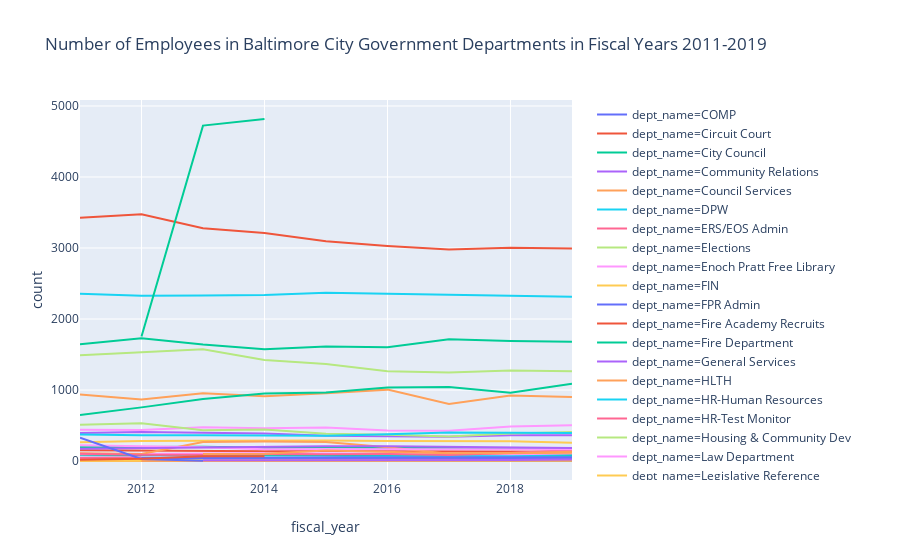

Notebook code cell kept with this figure:
### Code cell
line_dept

### Figure 1 — Plotly figure (JSON) as saved in the notebook; plotly's stock layout.template omitted (floating-point values rounded to 4 significant figures)
{"data": [{"hoverlabel": {"namelength": 0}, "hovertemplate": "dept_name=COMP<br>fiscal_year=%{x}<br>count=%{y}", "legendgroup": "dept_name=COMP", "line": {"color": "#636efa", "dash": "solid"}, "mode": "lines", "name": "dept_name=COMP", "showlegend": true, "type": "scatter", "x": [2011, 2012, 2013, 2014, 2015, 2016, 2017, 2018, 2019], "xaxis": "x", "y": [91, 86, 95, 90, 91, 87, 95, 86, 87], "yaxis": "y"}, {"hoverlabel": {"namelength": 0}, "hovertemplate": "dept_name=Circuit Court<br>fiscal_year=%{x}<br>count=%{y}", "legendgroup": "dept_name=Circuit Court", "line": {"color": "#EF553B", "dash": "solid"}, "mode": "lines", "name": "dept_name=Circuit Court", "showlegend": true, "type": "scatter", "x": [2011, 2012, 2013, 2014, 2015, 2016, 2017, 2018, 2019], "xaxis": "x", "y": [154, 149, 139, 140, 141, 137, 136, 133, 131], "yaxis": "y"}, {"hoverlabel": {"namelength": 0}, "hovertemplate": "dept_name=City Council<br>fiscal_year=%{x}<br>count=%{y}", "legendgroup": "dept_name=City Council", "line": {"color": "#00cc96", "dash": "solid"}, "mode": "lines", "name": "dept_name=City Council", "showlegend": true, "type": "scatter", "x": [2011, 2012, 2013, 2014, 2015, 2016, 2017, 2018, 2019], "xaxis": "x", "y": [88, 90, 87, 93, 96, 90, 86, 91, 85], "yaxis": "y"}, {"hoverlabel": {"namelength": 0}, "hovertemplate": "dept_name=Community Relations<br>fiscal_year=%{x}<br>count=%{y}", "legendgroup": "dept_name=Community Relations", "line": {"color": "#ab63fa", "dash": "solid"}, "mode": "lines", "name": "dept_name=Community Relations", "showlegend": true, "type": "scatter", "x": [2011, 2012], "xaxis": "x", "y": [10, 12], "yaxis": "y"}, {"hoverlabel": {"namelength": 0}, "hovertemplate": "dept_name=Council Services<br>fiscal_year=%{x}<br>count=%{y}", "legendgroup": "dept_name=Council Services", "line": {"color": "#FFA15A", "dash": "solid"}, "mode": "lines", "name": "dept_name=Council Services", "showlegend": true, "type": "scatter", "x": [2011, 2012, 2013, 2014, 2015, 2016, 2017, 2018, 2019], "xaxis": "x", "y": [5, 6, 6, 6, 6, 6, 5, 6, 6], "yaxis": "y"}, {"hoverlabel": {"namelength": 0}, "hovertemplate": "dept_name=DPW<br>fiscal_year=%{x}<br>count=%{y}", "legendgroup": "dept_name=DPW", "line": {"color": "#19d3f3", "dash": "solid"}, "mode": "lines", "name": "dept_name=DPW", "showlegend": true, "type": "scatter", "x": [2011, 2012, 2013, 2014, 2015, 2016, 2017, 2018, 2019], "xaxis": "x", "y": [2356, 2327, 2332, 2337, 2369, 2354, 2344, 2319, 2314], "yaxis": "y"}, {"hoverlabel": {"namelength": 0}, "hovertemplate": "dept_name=ERS/EOS Admin<br>fiscal_year=%{x}<br>count=%{y}", "legendgroup": "dept_name=ERS/EOS Admin", "line": {"color": "#FF6692", "dash": "solid"}, "mode": "lines", "name": "dept_name=ERS/EOS Admin", "showlegend": true, "type": "scatter", "x": [2011, 2012, 2013, 2014, 2015, 2016, 2017, 2018, 2019], "xaxis": "x", "y": [27, 28, 29, 33, 32, 31, 32, 31, 32], "yaxis": "y"}, {"hoverlabel": {"namelength": 0}, "hovertemplate": "dept_name=Elections<br>fiscal_year=%{x}<br>count=%{y}", "legendgroup": "dept_name=Elections", "line": {"color": "#B6E880", "dash": "solid"}, "mode": "lines", "name": "dept_name=Elections", "showlegend": true, "type": "scatter", "x": [2011, 2012, 2013, 2014, 2015, 2016, 2017, 2018, 2019], "xaxis": "x", "y": [6, 11, 8, 8, 8, 11, 5, 5, 6], "yaxis": "y"}, {"hoverlabel": {"namelength": 0}, "hovertemplate": "dept_name=Enoch Pratt Free Library<br>fiscal_year=%{x}<br>count=%{y}", "legendgroup": "dept_name=Enoch Pratt Free Library", "line": {"color": "#FF97FF", "dash": "solid"}, "mode": "lines", "name": "dept_name=Enoch Pratt Free Library", "showlegend": true, "type": "scatter", "x": [2011, 2012, 2013, 2014, 2015, 2016, 2017, 2018, 2019], "xaxis": "x", "y": [442, 439, 475, 463, 473, 431, 427, 488, 503], "yaxis": "y"}, {"hoverlabel": {"namelength": 0}, "hovertemplate": "dept_name=FIN<br>fiscal_year=%{x}<br>count=%{y}", "legendgroup": "dept_name=FIN", "line": {"color": "#FECB52", "dash": "solid"}, "mode": "lines", "name": "dept_name=FIN", "showlegend": true, "type": "scatter", "x": [2011, 2012, 2013, 2014, 2015, 2016, 2017, 2018, 2019], "xaxis": "x", "y": [265, 281, 286, 288, 290, 281, 278, 278, 259], "yaxis": "y"}, {"hoverlabel": {"namelength": 0}, "hovertemplate": "dept_name=FPR Admin<br>fiscal_year=%{x}<br>count=%{y}", "legendgroup": "dept_name=FPR Admin", "line": {"color": "#636efa", "dash": "solid"}, "mode": "lines", "name": "dept_name=FPR Admin", "showlegend": true, "type": "scatter", "x": [2011, 2012, 2013, 2014, 2015, 2016, 2017, 2018, 2019], "xaxis": "x", "y": [21, 22, 22, 25, 27, 27, 28, 30, 26], "yaxis": "y"}, {"hoverlabel": {"namelength": 0}, "hovertemplate": "dept_name=Fire Academy Recruits<br>fiscal_year=%{x}<br>count=%{y}", "legendgroup": "dept_name=Fire Academy Recruits", "line": {"color": "#EF553B", "dash": "solid"}, "mode": "lines", "name": "dept_name=Fire Academy Recruits", "showlegend": true, "type": "scatter", "x": [2011], "xaxis": "x", "y": [80], "yaxis": "y"}, {"hoverlabel": {"namelength": 0}, "hovertemplate": "dept_name=Fire Department<br>fiscal_year=%{x}<br>count=%{y}", "legendgroup": "dept_name=Fire Department", "line": {"color": "#00cc96", "dash": "solid"}, "mode": "lines", "name": "dept_name=Fire Department", "showlegend": true, "type": "scatter", "x": [2011, 2012, 2013, 2014, 2015, 2016, 2017, 2018, 2019], "xaxis": "x", "y": [1646, 1730, 1640, 1576, 1615, 1604, 1715, 1690, 1681], "yaxis": "y"}, {"hoverlabel": {"namelength": 0}, "hovertemplate": "dept_name=General Services<br>fiscal_year=%{x}<br>count=%{y}", "legendgroup": "dept_name=General Services", "line": {"color": "#ab63fa", "dash": "solid"}, "mode": "lines", "name": "dept_name=General Services", "showlegend": true, "type": "scatter", "x": [2011, 2012, 2013, 2014, 2015, 2016, 2017, 2018, 2019], "xaxis": "x", "y": [396, 411, 400, 389, 357, 352, 344, 365, 362], "yaxis": "y"}, {"hoverlabel": {"namelength": 0}, "hovertemplate": "dept_name=HLTH<br>fiscal_year=%{x}<br>count=%{y}", "legendgroup": "dept_name=HLTH", "line": {"color": "#FFA15A", "dash": "solid"}, "mode": "lines", "name": "dept_name=HLTH", "showlegend": true, "type": "scatter", "x": [2011, 2012, 2013, 2014, 2015, 2016, 2017, 2018, 2019], "xaxis": "x", "y": [938, 867, 954, 913, 956, 1006, 803, 923, 901], "yaxis": "y"}, {"hoverlabel": {"namelength": 0}, "hovertemplate": "dept_name=HR-Human Resources<br>fiscal_year=%{x}<br>count=%{y}", "legendgroup": "dept_name=HR-Human Resources", "line": {"color": "#19d3f3", "dash": "solid"}, "mode": "lines", "name": "dept_name=HR-Human Resources", "showlegend": true, "type": "scatter", "x": [2011, 2012, 2013, 2014, 2015, 2016, 2017, 2018, 2019], "xaxis": "x", "y": [42, 44, 47, 55, 55, 63, 70, 72, 65], "yaxis": "y"}, {"hoverlabel": {"namelength": 0}, "hovertemplate": "dept_name=HR-Test Monitor<br>fiscal_year=%{x}<br>count=%{y}", "legendgroup": "dept_name=HR-Test Monitor", "line": {"color": "#FF6692", "dash": "solid"}, "mode": "lines", "name": "dept_name=HR-Test Monitor", "showlegend": true, "type": "scatter", "x": [2011, 2012, 2013, 2014, 2015, 2016, 2017, 2018, 2019], "xaxis": "x", "y": [10, 11, 12, 11, 11, 11, 6, 8, 7], "yaxis": "y"}, {"hoverlabel": {"namelength": 0}, "hovertemplate": "dept_name=Housing & Community Dev<br>fiscal_year=%{x}<br>count=%{y}", "legendgroup": "dept_name=Housing & Community Dev", "line": {"color": "#B6E880", "dash": "solid"}, "mode": "lines", "name": "dept_name=Housing & Community Dev", "showlegend": true, "type": "scatter", "x": [2011, 2012, 2013, 2014, 2015, 2016, 2017, 2018, 2019], "xaxis": "x", "y": [513, 533, 433, 446, 384, 372, 345, 388, 408], "yaxis": "y"}, {"hoverlabel": {"namelength": 0}, "hovertemplate": "dept_name=Law Department<br>fiscal_year=%{x}<br>count=%{y}", "legendgroup": "dept_name=Law Department", "line": {"color": "#FF97FF", "dash": "solid"}, "mode": "lines", "name": "dept_name=Law Department", "showlegend": true, "type": "scatter", "x": [2011, 2012, 2013, 2014, 2015, 2016, 2017, 2018, 2019], "xaxis": "x", "y": [97, 105, 107, 110, 108, 106, 101, 96, 107], "yaxis": "y"}, {"hoverlabel": {"namelength": 0}, "hovertemplate": "dept_name=Legislative Reference<br>fiscal_year=%{x}<br>count=%{y}", "legendgroup": "dept_name=Legislative Reference", "line": {"color": "#FECB52", "dash": "solid"}, "mode": "lines", "name": "dept_name=Legislative Reference", "showlegend": true, "type": "scatter", "x": [2011, 2012, 2013, 2014, 2015, 2016, 2017, 2018, 2019], "xaxis": "x", "y": [6, 6, 5, 5, 5, 5, 5, 4, 6], "yaxis": "y"}, {"hoverlabel": {"namelength": 0}, "hovertemplate": "dept_name=Liquor License Board<br>fiscal_year=%{x}<br>count=%{y}", "legendgroup": "dept_name=Liquor License Board", "line": {"color": "#636efa", "dash": "solid"}, "mode": "lines", "name": "dept_name=Liquor License Board", "showlegend": true, "type": "scatter", "x": [2011, 2012, 2013, 2014, 2015, 2016, 2017, 2018, 2019], "xaxis": "x", "y": [30, 36, 29, 20, 24, 19, 22, 24, 22], "yaxis": "y"}, {"hoverlabel": {"namelength": 0}, "hovertemplate": "dept_name=M-R Cable & Comm<br>fiscal_year=%{x}<br>count=%{y}", "legendgroup": "dept_name=M-R Cable & Comm", "line": {"color": "#EF553B", "dash": "solid"}, "mode": "lines", "name": "dept_name=M-R Cable & Comm", "showlegend": true, "type": "scatter", "x": [2011, 2012, 2013, 2014, 2015, 2016, 2017, 2018, 2019], "xaxis": "x", "y": [4, 4, 3, 4, 4, 4, 4, 10, 10], "yaxis": "y"}, {"hoverlabel": {"namelength": 0}, "hovertemplate": "dept_name=M-R Convention Center<br>fiscal_year=%{x}<br>count=%{y}", "legendgroup": "dept_name=M-R Convention Center", "line": {"color": "#00cc96", "dash": "solid"}, "mode": "lines", "name": "dept_name=M-R Convention Center", "showlegend": true, "type": "scatter", "x": [2011, 2012, 2013, 2014, 2015, 2016, 2017, 2018, 2019], "xaxis": "x", "y": [194, 196, 201, 188, 194, 189, 186, 182, 179], "yaxis": "y"}, {"hoverlabel": {"namelength": 0}, "hovertemplate": "dept_name=M-R Environmental Cntrl<br>fiscal_year=%{x}<br>count=%{y}", "legendgroup": "dept_name=M-R Environmental Cntrl", "line": {"color": "#ab63fa", "dash": "solid"}, "mode": "lines", "name": "dept_name=M-R Environmental Cntrl", "showlegend": true, "type": "scatter", "x": [2011, 2012, 2013, 2014, 2015, 2016, 2017, 2018, 2019], "xaxis": "x", "y": [7, 8, 8, 8, 6, 6, 7, 8, 10], "yaxis": "y"}, {"hoverlabel": {"namelength": 0}, "hovertemplate": "dept_name=M-R Info Technology<br>fiscal_year=%{x}<br>count=%{y}", "legendgroup": "dept_name=M-R Info Technology", "line": {"color": "#FFA15A", "dash": "solid"}, "mode": "lines", "name": "dept_name=M-R Info Technology", "showlegend": true, "type": "scatter", "x": [2011, 2012, 2013, 2014, 2015, 2016, 2017, 2018, 2019], "xaxis": "x", "y": [110, 99, 268, 277, 269, 193, 104, 112, 118], "yaxis": "y"}, {"hoverlabel": {"namelength": 0}, "hovertemplate": "dept_name=M-R Labor Commissioner<br>fiscal_year=%{x}<br>count=%{y}", "legendgroup": "dept_name=M-R Labor Commissioner", "line": {"color": "#19d3f3", "dash": "solid"}, "mode": "lines", "name": "dept_name=M-R Labor Commissioner", "showlegend": true, "type": "scatter", "x": [2011, 2012, 2013, 2014, 2015, 2016, 2017, 2018, 2019], "xaxis": "x", "y": [5, 5, 6, 6, 6, 6, 6, 6, 6], "yaxis": "y"}, {"hoverlabel": {"namelength": 0}, "hovertemplate": "dept_name=Mayors Office<br>fiscal_year=%{x}<br>count=%{y}", "legendgroup": "dept_name=Mayors Office", "line": {"color": "#FF6692", "dash": "solid"}, "mode": "lines", "name": "dept_name=Mayors Office", "showlegend": true, "type": "scatter", "x": [2011, 2012, 2013, 2014, 2015, 2016, 2017, 2018, 2019], "xaxis": "x", "y": [104, 89, 88, 100, 96, 99, 86, 113, 156], "yaxis": "y"}, {"hoverlabel": {"namelength": 0}, "hovertemplate": "dept_name=Municipal & Zoning Appeals 001<br>fiscal_year=%{x}<br>count=%{y}", "legendgroup": "dept_name=Municipal & Zoning Appeals 001", "line": {"color": "#B6E880", "dash": "solid"}, "mode": "lines", "name": "dept_name=Municipal & Zoning Appeals 001", "showlegend": true, "type": "scatter", "x": [2011, 2012, 2013, 2015, 2016, 2017, 2018, 2019], "xaxis": "x", "y": [8, 9, 9, 9, 9, 9, 9, 10], "yaxis": "y"}, {"hoverlabel": {"namelength": 0}, "hovertemplate": "dept_name=OED-Employment Dev<br>fiscal_year=%{x}<br>count=%{y}", "legendgroup": "dept_name=OED-Employment Dev", "line": {"color": "#FF97FF", "dash": "solid"}, "mode": "lines", "name": "dept_name=OED-Employment Dev", "showlegend": true, "type": "scatter", "x": [2011, 2012, 2013, 2014, 2015, 2016, 2017, 2018, 2019], "xaxis": "x", "y": [224, 208, 195, 165, 162, 160, 166, 165, 166], "yaxis": "y"}, {"hoverlabel": {"namelength": 0}, "hovertemplate": "dept_name=Orphan's Court<br>fiscal_year=%{x}<br>count=%{y}", "legendgroup": "dept_name=Orphan's Court", "line": {"color": "#FECB52", "dash": "solid"}, "mode": "lines", "name": "dept_name=Orphan's Court", "showlegend": true, "type": "scatter", "x": [2011, 2012, 2013, 2014, 2015, 2016, 2017, 2018, 2019], "xaxis": "x", "y": [10, 11, 12, 11, 10, 12, 10, 11, 11], "yaxis": "y"}, {"hoverlabel": {"namelength": 0}, "hovertemplate": "dept_name=Planning Department<br>fiscal_year=%{x}<br>count=%{y}", "legendgroup": "dept_name=Planning Department", "line": {"color": "#636efa", "dash": "solid"}, "mode": "lines", "name": "dept_name=Planning Department", "showlegend": true, "type": "scatter", "x": [2011, 2012, 2013, 2014, 2015, 2016, 2017, 2018, 2019], "xaxis": "x", "y": [47, 45, 47, 48, 50, 51, 57, 58, 55], "yaxis": "y"}, {"hoverlabel": {"namelength": 0}, "hovertemplate": "dept_name=Police Department<br>fiscal_year=%{x}<br>count=%{y}", "legendgroup": "dept_name=Police Department", "line": {"color": "#EF553B", "dash": "solid"}, "mode": "lines", "name": "dept_name=Police Department", "showlegend": true, "type": "scatter", "x": [2011, 2012, 2013, 2014, 2015, 2016, 2017, 2018, 2019], "xaxis": "x", "y": [3428, 3475, 3278, 3211, 3097, 3030, 2981, 3005, 2993], "yaxis": "y"}, {"hoverlabel": {"namelength": 0}, "hovertemplate": "dept_name=R&P<br>fiscal_year=%{x}<br>count=%{y}", "legendgroup": "dept_name=R&P", "line": {"color": "#00cc96", "dash": "solid"}, "mode": "lines", "name": "dept_name=R&P", "showlegend": true, "type": "scatter", "x": [2011, 2012, 2013, 2014, 2015, 2016, 2017, 2018, 2019], "xaxis": "x", "y": [650, 756, 874, 953, 966, 1037, 1042, 961, 1088], "yaxis": "y"}, {"hoverlabel": {"namelength": 0}, "hovertemplate": "dept_name=Sheriff's Office<br>fiscal_year=%{x}<br>count=%{y}", "legendgroup": "dept_name=Sheriff's Office", "line": {"color": "#ab63fa", "dash": "solid"}, "mode": "lines", "name": "dept_name=Sheriff's Office", "showlegend": true, "type": "scatter", "x": [2011, 2012, 2013, 2014, 2015, 2016, 2017, 2018, 2019], "xaxis": "x", "y": [175, 182, 191, 206, 210, 209, 200, 199, 185], "yaxis": "y"}, {"hoverlabel": {"namelength": 0}, "hovertemplate": "dept_name=Special City Services<br>fiscal_year=%{x}<br>count=%{y}", "legendgroup": "dept_name=Special City Services", "line": {"color": "#FFA15A", "dash": "solid"}, "mode": "lines", "name": "dept_name=Special City Services", "showlegend": true, "type": "scatter", "x": [2011, 2012, 2013, 2014, 2015, 2016, 2017, 2018, 2019], "xaxis": "x", "y": [2, 2, 3, 4, 4, 4, 4, 3, 3], "yaxis": "y"}, {"hoverlabel": {"namelength": 0}, "hovertemplate": "dept_name=States Attorneys Office<br>fiscal_year=%{x}<br>count=%{y}", "legendgroup": "dept_name=States Attorneys Office", "line": {"color": "#19d3f3", "dash": "solid"}, "mode": "lines", "name": "dept_name=States Attorneys Office", "showlegend": true, "type": "scatter", "x": [2011, 2012, 2013, 2014, 2015, 2016, 2017, 2018, 2019], "xaxis": "x", "y": [375, 362, 364, 358, 358, 379, 401, 400, 395], "yaxis": "y"}, {"hoverlabel": {"namelength": 0}, "hovertemplate": "dept_name=TANF Cust<br>fiscal_year=%{x}<br>count=%{y}", "legendgroup": "dept_name=TANF Cust", "line": {"color": "#FF6692", "dash": "solid"}, "mode": "lines", "name": "dept_name=TANF Cust", "showlegend": true, "type": "scatter", "x": [2011, 2012], "xaxis": "x", "y": [45, 50], "yaxis": "y"}, {"hoverlabel": {"namelength": 0}, "hovertemplate": "dept_name=TRANS<br>fiscal_year=%{x}<br>count=%{y}", "legendgroup": "dept_name=TRANS", "line": {"color": "#B6E880", "dash": "solid"}, "mode": "lines", "name": "dept_name=TRANS", "showlegend": true, "type": "scatter", "x": [2011, 2012, 2013, 2014, 2015, 2016, 2017, 2018, 2019], "xaxis": "x", "y": [1490, 1535, 1576, 1423, 1368, 1266, 1246, 1276, 1264], "yaxis": "y"}, {"hoverlabel": {"namelength": 0}, "hovertemplate": "dept_name=Wage Commissioner<br>fiscal_year=%{x}<br>count=%{y}", "legendgroup": "dept_name=Wage Commissioner", "line": {"color": "#FF97FF", "dash": "solid"}, "mode": "lines", "name": "dept_name=Wage Commissioner", "showlegend": true, "type": "scatter", "x": [2011], "xaxis": "x", "y": [3], "yaxis": "y"}, {"hoverlabel": {"namelength": 0}, "hovertemplate": "dept_name=War Memorial Commission<br>fiscal_year=%{x}<br>count=%{y}", "legendgroup": "dept_name=War Memorial Commission", "line": {"color": "#FECB52", "dash": "solid"}, "mode": "lines", "name": "dept_name=War Memorial Commission", "showlegend": true, "type": "scatter", "x": [2011, 2012], "xaxis": "x", "y": [4, 4], "yaxis": "y"}, {"hoverlabel": {"namelength": 0}, "hovertemplate": "dept_name=Youth Cust<br>fiscal_year=%{x}<br>count=%{y}", "legendgroup": "dept_name=Youth Cust", "line": {"color": "#636efa", "dash": "solid"}, "mode": "lines", "name": "dept_name=Youth Cust", "showlegend": true, "type": "scatter", "x": [2011, 2012, 2013], "xaxis": "x", "y": [328, 29, 6], "yaxis": "y"}, {"hoverlabel": {"namelength": 0}, "hovertemplate": "dept_name=Youth Temp Adult<br>fiscal_year=%{x}<br>count=%{y}", "legendgroup": "dept_name=Youth Temp Adult", "line": {"color": "#EF553B", "dash": "solid"}, "mode": "lines", "name": "dept_name=Youth Temp Adult", "showlegend": true, "type": "scatter", "x": [2011, 2012, 2013, 2014], "xaxis": "x", "y": [18, 31, 67, 69], "yaxis": "y"}, {"hoverlabel": {"namelength": 0}, "hovertemplate": "dept_name=Youth Summer<br>fiscal_year=%{x}<br>count=%{y}", "legendgroup": "dept_name=Youth Summer", "line": {"color": "#00cc96", "dash": "solid"}, "mode": "lines", "name": "dept_name=Youth Summer", "showlegend": true, "type": "scatter", "x": [2012, 2013, 2014], "xaxis": "x", "y": [1755, 4724, 4817], "yaxis": "y"}, {"hoverlabel": {"namelength": 0}, "hovertemplate": "dept_name=Civil Rights & Wage Enforce<br>fiscal_year=%{x}<br>count=%{y}", "legendgroup": "dept_name=Civil Rights & Wage Enforce", "line": {"color": "#ab63fa", "dash": "solid"}, "mode": "lines", "name": "dept_name=Civil Rights & Wage Enforce", "showlegend": true, "type": "scatter", "x": [2013, 2015, 2016, 2017, 2018, 2019], "xaxis": "x", "y": [12, 11, 14, 16, 16, 23], "yaxis": "y"}, {"hoverlabel": {"namelength": 0}, "hovertemplate": "dept_name=M-R Human Services<br>fiscal_year=%{x}<br>count=%{y}", "legendgroup": "dept_name=M-R Human Services", "line": {"color": "#FFA15A", "dash": "solid"}, "mode": "lines", "name": "dept_name=M-R Human Services", "showlegend": true, "type": "scatter", "x": [2013, 2014, 2015, 2016, 2017, 2018, 2019], "xaxis": "x", "y": [98, 104, 149, 128, 111, 112, 131], "yaxis": "y"}, {"hoverlabel": {"namelength": 0}, "hovertemplate": "dept_name=OED-Participants-Youth Summer<br>fiscal_year=%{x}<br>count=%{y}", "legendgroup": "dept_name=OED-Participants-Youth Summer", "line": {"color": "#19d3f3", "dash": "solid"}, "mode": "lines", "name": "dept_name=OED-Participants-Youth Summer", "showlegend": true, "type": "scatter", "x": [2013], "xaxis": "x", "y": [1], "yaxis": "y"}, {"hoverlabel": {"namelength": 0}, "hovertemplate": "dept_name=Civil Rights & Wage Enfor<br>fiscal_year=%{x}<br>count=%{y}", "legendgroup": "dept_name=Civil Rights & Wage Enfor", "line": {"color": "#FF6692", "dash": "solid"}, "mode": "lines", "name": "dept_name=Civil Rights & Wage Enfor", "showlegend": true, "type": "scatter", "x": [2014], "xaxis": "x", "y": [12], "yaxis": "y"}, {"hoverlabel": {"namelength": 0}, "hovertemplate": "dept_name=Municipal & Zoning Appeal<br>fiscal_year=%{x}<br>count=%{y}", "legendgroup": "dept_name=Municipal & Zoning Appeal", "line": {"color": "#B6E880", "dash": "solid"}, "mode": "lines", "name": "dept_name=Municipal & Zoning Appeal", "showlegend": true, "type": "scatter", "x": [2014], "xaxis": "x", "y": [9], "yaxis": "y"}, {"hoverlabel": {"namelength": 0}, "hovertemplate": "dept_name=Dem 01<br>fiscal_year=%{x}<br>count=%{y}", "legendgroup": "dept_name=Dem 01", "line": {"color": "#FF97FF", "dash": "solid"}, "mode": "lines", "name": "dept_name=Dem 01", "showlegend": true, "type": "scatter", "x": [2016], "xaxis": "x", "y": [19], "yaxis": "y"}, {"hoverlabel": {"namelength": 0}, "hovertemplate": "dept_name=Rep 01<br>fiscal_year=%{x}<br>count=%{y}", "legendgroup": "dept_name=Rep 01", "line": {"color": "#FECB52", "dash": "solid"}, "mode": "lines", "name": "dept_name=Rep 01", "showlegend": true, "type": "scatter", "x": [2016], "xaxis": "x", "y": [5], "yaxis": "y"}, {"hoverlabel": {"namelength": 0}, "hovertemplate": "dept_name=Una 01<br>fiscal_year=%{x}<br>count=%{y}", "legendgroup": "dept_name=Una 01", "line": {"color": "#636efa", "dash": "solid"}, "mode": "lines", "name": "dept_name=Una 01", "showlegend": true, "type": "scatter", "x": [2016], "xaxis": "x", "y": [5], "yaxis": "y"}], "layout": {"autosize": true, "legend": {"tracegroupgap": 0}, "title": {"text": "Number of Employees in Baltimore City Government Departments in Fiscal Years 2011-2019"}, "xaxis": {"anchor": "y", "autorange": true, "domain": [0, 0.98], "range": [2011, 2019], "title": {"text": "fiscal_year"}, "type": "linear"}, "yaxis": {"anchor": "x", "autorange": true, "domain": [0, 1], "range": [-266.6, 5085.0], "title": {"text": "count"}, "type": "linear"}}}
